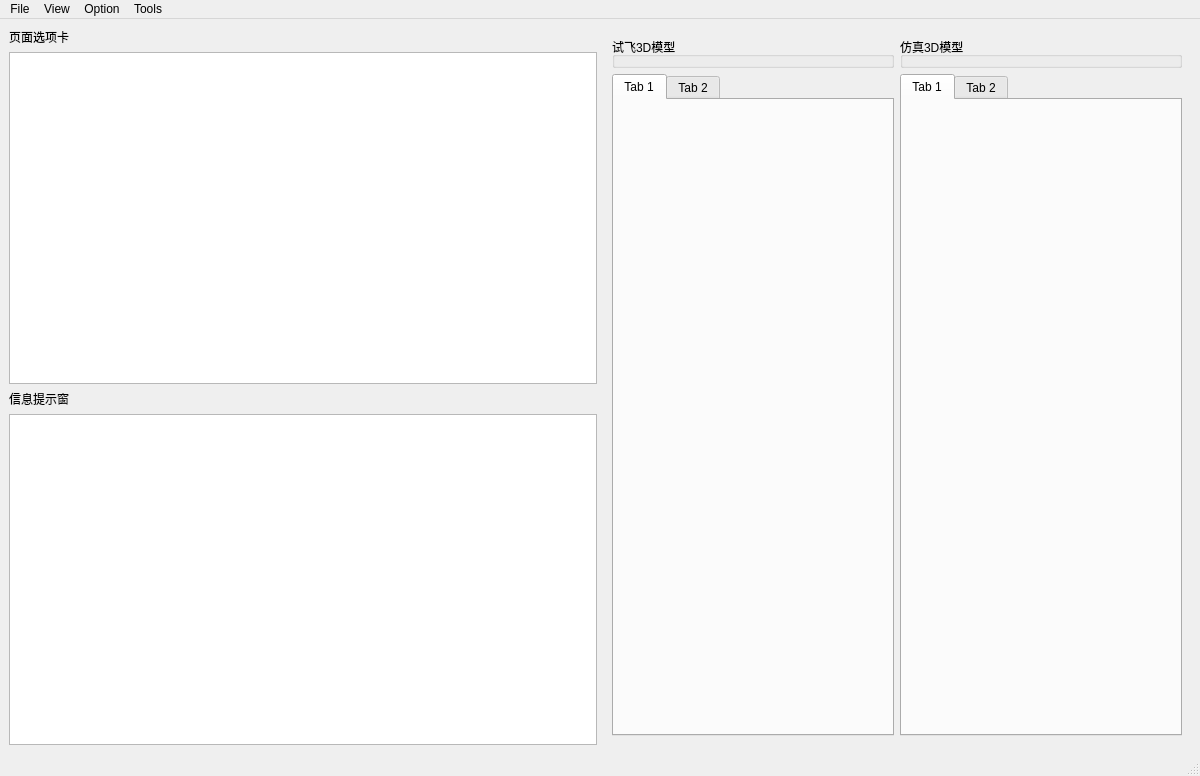
<?xml version="1.0" encoding="UTF-8"?>
<ui version="4.0">
 <class>MainWindow</class>
 <widget class="QMainWindow" name="MainWindow">
  <property name="geometry">
   <rect>
    <x>0</x>
    <y>0</y>
    <width>1200</width>
    <height>776</height>
   </rect>
  </property>
  <property name="windowTitle">
   <string>MainWindow</string>
  </property>
  <property name="styleSheet">
   <string notr="true">font: 11pt &quot;微软雅黑&quot;;</string>
  </property>
  <widget class="QWidget" name="centralwidget">
   <layout class="QHBoxLayout" name="horizontalLayout_2">
    <item>
     <layout class="QVBoxLayout" name="left_side_vertical_layout">
      <item>
       <widget class="QLabel" name="switch_stack_list_widget_label">
        <property name="text">
         <string>页面选项卡</string>
        </property>
       </widget>
      </item>
      <item>
       <widget class="QListWidget" name="switch_stack_list_widget"/>
      </item>
      <item>
       <widget class="QLabel" name="info_text_browser_label">
        <property name="text">
         <string>信息提示窗</string>
        </property>
       </widget>
      </item>
      <item>
       <widget class="QTextBrowser" name="info_text_browser">
        <property name="font">
         <font>
          <family>微软雅黑</family>
          <pointsize>11</pointsize>
          <weight>50</weight>
          <italic>false</italic>
          <bold>false</bold>
         </font>
        </property>
       </widget>
      </item>
     </layout>
    </item>
    <item>
     <widget class="QStackedWidget" name="right_stacked_widget">
      <widget class="QWidget" name="main_page">
       <layout class="QHBoxLayout" name="horizontalLayout">
        <item>
         <layout class="QVBoxLayout" name="main_page_flight_test_vertical_layout">
          <item>
           <widget class="QGroupBox" name="main_page_flight_test_group_box">
            <property name="title">
             <string>试飞3D模型</string>
            </property>
           </widget>
          </item>
          <item>
           <widget class="QTabWidget" name="main_page_flight_test_tab_widget">
            <property name="currentIndex">
             <number>0</number>
            </property>
            <widget class="QWidget" name="main_page_flight_test_time_tab">
             <attribute name="title">
              <string>Tab 1</string>
             </attribute>
            </widget>
            <widget class="QWidget" name="main_page_flight_test_frequency_tab">
             <attribute name="title">
              <string>Tab 2</string>
             </attribute>
            </widget>
           </widget>
          </item>
         </layout>
        </item>
        <item>
         <layout class="QVBoxLayout" name="main_page_simulation_vertical_layout">
          <item>
           <widget class="QGroupBox" name="main_page_simulation_group_box">
            <property name="title">
             <string>仿真3D模型</string>
            </property>
           </widget>
          </item>
          <item>
           <widget class="QTabWidget" name="main_page_simulation_tab_widget">
            <property name="currentIndex">
             <number>0</number>
            </property>
            <widget class="QWidget" name="main_page_simulation_time_tab">
             <attribute name="title">
              <string>Tab 1</string>
             </attribute>
            </widget>
            <widget class="QWidget" name="main_page_simulation_frequency_tab">
             <attribute name="title">
              <string>Tab 2</string>
             </attribute>
            </widget>
           </widget>
          </item>
         </layout>
        </item>
       </layout>
      </widget>
      <widget class="QWidget" name="signal_page"/>
      <widget class="QWidget" name="simulation_page"/>
     </widget>
    </item>
   </layout>
  </widget>
  <widget class="QMenuBar" name="menubar">
   <property name="geometry">
    <rect>
     <x>0</x>
     <y>0</y>
     <width>1200</width>
     <height>26</height>
    </rect>
   </property>
   <widget class="QMenu" name="menuFile">
    <property name="title">
     <string>File</string>
    </property>
    <widget class="QMenu" name="menuLoad_Data">
     <property name="title">
      <string>Load Data</string>
     </property>
     <addaction name="actionLoad_Domains"/>
     <addaction name="actionLoad_Simuation_Database"/>
     <addaction name="actionLoad_Sensors_Points"/>
     <addaction name="actionLoad_Eyesore_Path"/>
    </widget>
    <addaction name="menuLoad_Data"/>
   </widget>
   <widget class="QMenu" name="menuView">
    <property name="title">
     <string>View</string>
    </property>
   </widget>
   <widget class="QMenu" name="menuOption">
    <property name="title">
     <string>Option</string>
    </property>
   </widget>
   <widget class="QMenu" name="menuTools">
    <property name="title">
     <string>Tools</string>
    </property>
   </widget>
   <addaction name="menuFile"/>
   <addaction name="menuView"/>
   <addaction name="menuOption"/>
   <addaction name="menuTools"/>
  </widget>
  <widget class="QStatusBar" name="statusbar"/>
  <action name="actionLoad_Domains">
   <property name="text">
    <string>Load Domains</string>
   </property>
  </action>
  <action name="actionLoad_Simuation_Database">
   <property name="text">
    <string>Load Simuation Database</string>
   </property>
  </action>
  <action name="actionLoad_Sensors_Points">
   <property name="text">
    <string>Load Sensors Points</string>
   </property>
  </action>
  <action name="actionLoad_Eyesore_Path">
   <property name="text">
    <string>Load Eyesore Path</string>
   </property>
  </action>
 </widget>
 <resources/>
 <connections/>
</ui>
